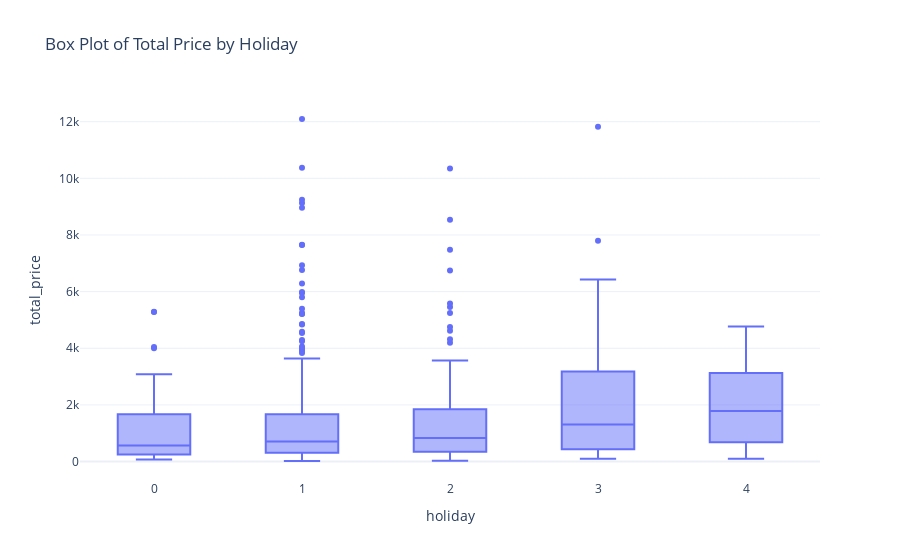

Notebook code for this chart:
### Code cell
px.box(data, x='holiday', 
             y='total_price', 
             title='Box Plot of Total Price by Holiday')

### Figure 1 — Plotly figure (JSON) as saved in the notebook; plotly's stock layout.template omitted (floating-point values rounded to 4 significant figures; data arrays with more than 128 entries replaced by an {"elided": "..."} marker saying what was removed)
{"data": [{"alignmentgroup": "True", "hovertemplate": "holiday=%{x}<br>total_price=%{y}<extra></extra>", "legendgroup": "", "marker": {"color": "#636efa"}, "name": "", "notched": false, "offsetgroup": "", "orientation": "v", "showlegend": false, "type": "box", "x": {"elided": "676 int values"}, "x0": " ", "xaxis": "x", "y": {"elided": "676 float values"}, "y0": " ", "yaxis": "y"}], "layout": {"boxmode": "group", "legend": {"tracegroupgap": 0}, "title": {"text": "Box Plot of Total Price by Holiday"}, "xaxis": {"anchor": "y", "domain": [0, 1], "title": {"text": "holiday"}}, "yaxis": {"anchor": "x", "domain": [0, 1], "title": {"text": "total_price"}}}}
